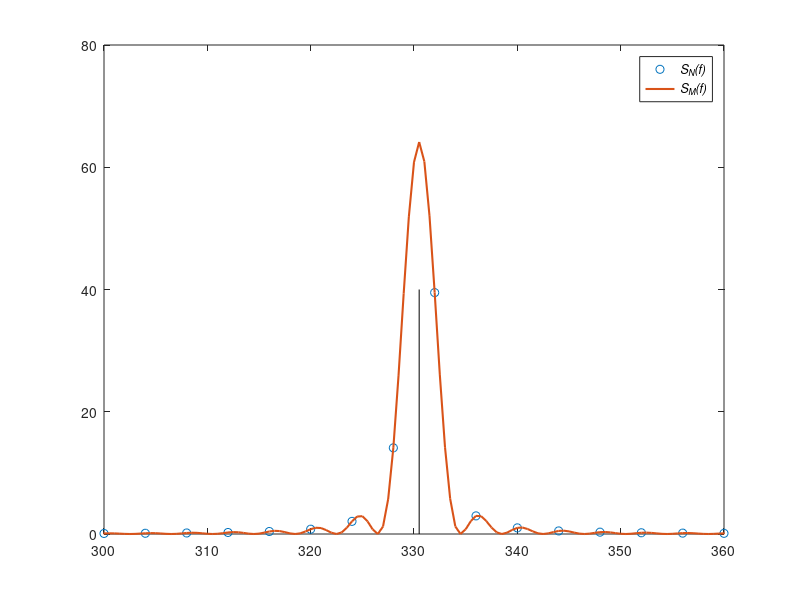

Source code (MATLAB): (Note: this script raises an error after producing the figure.)
function exam3_10

% EXAMPLE 3.10: Zero padding 

clear
clc
fprintf('Example 3.10: Zero padding\n')

% Construct signal

N = 256;
k = 0 : N-1;
f_a = 330.5;
f_s = 1024;
T = 1/f_s;
x = cos(2*pi*f_a*k*T);
M = 8*N;

% Compute power density spectra and find spectral peaks

S_N = abs(fft(x)).^2/N;
S_M = (M/N)*abs(fft(x,M)).^2/M;                % zero padded
Delta_fN = f_s/N;
Delta_fM = f_s/M;
[peak,i] = max(S_N);
f_N = (i-1)*Delta_fN;
[peak,i] = max(S_M);
f_M = (i-1)*Delta_fM;  
 
% Plot spectra

figure
f1 = linspace(0,(N-1)*f_s/N,N);
i1 = 1 : N/2;
f2 = linspace(0,(M-1)*f_s/M,M);
i2 = 1 : M/2;
hp = plot (f1(i1),S_N(i1),'o',f2(i2),S_M(i2),[f_a,f_a],[0,40],'k');
set (hp(2),'LineWidth',1.5)
legend ('\it{S_N(f)}','\it{S_M(f)}')
axis ([300 360 0 80])
title = sprintf (['Power density spectra: {\\itf_a} = %.1f Hz,',...
      ' {\\it\\Delta f_N} = %.1f Hz, {\\it\\Delta f_M} = %.1f Hz'],f_a,Delta_fN,Delta_fM);
f_labels (title,'{\itf} (Hz)','\it{S_M(f)}')
fpeak = sprintf ('{\\itf_N} = %.1f Hz',f_N);   
text (310,45,fpeak)   
fpeak = sprintf ('{\\itf_M} = %.1f Hz',f_M);   
text (310,40,fpeak)   
f_wait
